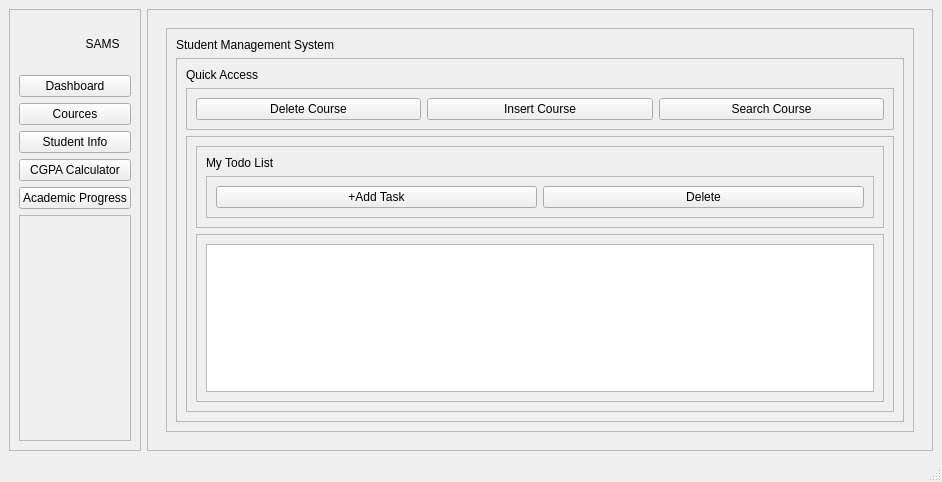
<?xml version="1.0" encoding="UTF-8"?>
<ui version="4.0">
 <class>MainWindow</class>
 <widget class="QMainWindow" name="MainWindow">
  <property name="geometry">
   <rect>
    <x>0</x>
    <y>0</y>
    <width>942</width>
    <height>482</height>
   </rect>
  </property>
  <property name="maximumSize">
   <size>
    <width>16777215</width>
    <height>482</height>
   </size>
  </property>
  <property name="windowTitle">
   <string>MainWindow</string>
  </property>
  <widget class="QWidget" name="centralwidget">
   <layout class="QHBoxLayout" name="horizontalLayout">
    <item>
     <widget class="QFrame" name="sidebar">
      <property name="maximumSize">
       <size>
        <width>230</width>
        <height>16777215</height>
       </size>
      </property>
      <property name="frameShape">
       <enum>QFrame::Shape::StyledPanel</enum>
      </property>
      <property name="frameShadow">
       <enum>QFrame::Shadow::Raised</enum>
      </property>
      <layout class="QVBoxLayout" name="verticalLayout">
       <item>
        <widget class="QLabel" name="label">
         <property name="maximumSize">
          <size>
           <width>16777215</width>
           <height>50</height>
          </size>
         </property>
         <property name="text">
          <string>                    SAMS</string>
         </property>
        </widget>
       </item>
       <item>
        <widget class="QPushButton" name="btnDashboard">
         <property name="text">
          <string>Dashboard</string>
         </property>
        </widget>
       </item>
       <item>
        <widget class="QPushButton" name="btnCources">
         <property name="font">
          <font>
           <bold>false</bold>
          </font>
         </property>
         <property name="text">
          <string>Cources</string>
         </property>
        </widget>
       </item>
       <item>
        <widget class="QPushButton" name="btnStudenInfo">
         <property name="text">
          <string>Student Info</string>
         </property>
        </widget>
       </item>
       <item>
        <widget class="QPushButton" name="btnCalculator">
         <property name="text">
          <string>CGPA Calculator</string>
         </property>
        </widget>
       </item>
       <item>
        <widget class="QPushButton" name="btnAcademicProgress">
         <property name="text">
          <string>Academic Progress</string>
         </property>
        </widget>
       </item>
       <item>
        <widget class="QFrame" name="frame_3">
         <property name="frameShape">
          <enum>QFrame::Shape::StyledPanel</enum>
         </property>
         <property name="frameShadow">
          <enum>QFrame::Shadow::Raised</enum>
         </property>
        </widget>
       </item>
      </layout>
     </widget>
    </item>
    <item>
     <widget class="QFrame" name="contentPanel">
      <property name="frameShape">
       <enum>QFrame::Shape::StyledPanel</enum>
      </property>
      <property name="frameShadow">
       <enum>QFrame::Shadow::Raised</enum>
      </property>
      <layout class="QVBoxLayout" name="verticalLayout_2">
       <item>
        <widget class="QStackedWidget" name="stackedWidgetAcademicProgress">
         <widget class="QWidget" name="dashboard">
          <layout class="QHBoxLayout" name="horizontalLayout_2">
           <item>
            <widget class="QFrame" name="frame">
             <property name="frameShape">
              <enum>QFrame::Shape::StyledPanel</enum>
             </property>
             <property name="frameShadow">
              <enum>QFrame::Shadow::Raised</enum>
             </property>
             <layout class="QVBoxLayout" name="verticalLayout_3">
              <item>
               <widget class="QLabel" name="label_2">
                <property name="maximumSize">
                 <size>
                  <width>16777215</width>
                  <height>50</height>
                 </size>
                </property>
                <property name="text">
                 <string>Student Management System</string>
                </property>
               </widget>
              </item>
              <item>
               <widget class="QFrame" name="frame_2">
                <property name="frameShape">
                 <enum>QFrame::Shape::StyledPanel</enum>
                </property>
                <property name="frameShadow">
                 <enum>QFrame::Shadow::Raised</enum>
                </property>
                <layout class="QVBoxLayout" name="verticalLayout_4">
                 <item>
                  <widget class="QLabel" name="label_3">
                   <property name="maximumSize">
                    <size>
                     <width>16777215</width>
                     <height>50</height>
                    </size>
                   </property>
                   <property name="text">
                    <string>Quick Access</string>
                   </property>
                  </widget>
                 </item>
                 <item>
                  <widget class="QFrame" name="frame_4">
                   <property name="maximumSize">
                    <size>
                     <width>16777215</width>
                     <height>50</height>
                    </size>
                   </property>
                   <property name="frameShape">
                    <enum>QFrame::Shape::StyledPanel</enum>
                   </property>
                   <property name="frameShadow">
                    <enum>QFrame::Shadow::Raised</enum>
                   </property>
                   <layout class="QHBoxLayout" name="horizontalLayout_3">
                    <item>
                     <widget class="QPushButton" name="btnDeleteCourse">
                      <property name="text">
                       <string>Delete Course</string>
                      </property>
                     </widget>
                    </item>
                    <item>
                     <widget class="QPushButton" name="btnInsert">
                      <property name="text">
                       <string>Insert Course</string>
                      </property>
                     </widget>
                    </item>
                    <item>
                     <widget class="QPushButton" name="btnSearchCourse">
                      <property name="text">
                       <string>Search Course</string>
                      </property>
                     </widget>
                    </item>
                   </layout>
                  </widget>
                 </item>
                 <item>
                  <widget class="QFrame" name="framTodoList">
                   <property name="frameShape">
                    <enum>QFrame::Shape::StyledPanel</enum>
                   </property>
                   <property name="frameShadow">
                    <enum>QFrame::Shadow::Raised</enum>
                   </property>
                   <layout class="QVBoxLayout" name="verticalLayout_5">
                    <item>
                     <widget class="QFrame" name="frameTodo">
                      <property name="maximumSize">
                       <size>
                        <width>16777215</width>
                        <height>100</height>
                       </size>
                      </property>
                      <property name="frameShape">
                       <enum>QFrame::Shape::StyledPanel</enum>
                      </property>
                      <property name="frameShadow">
                       <enum>QFrame::Shadow::Raised</enum>
                      </property>
                      <layout class="QVBoxLayout" name="verticalLayout_6">
                       <item>
                        <widget class="QLabel" name="labelTodo">
                         <property name="text">
                          <string>My Todo List</string>
                         </property>
                        </widget>
                       </item>
                       <item>
                        <widget class="QFrame" name="frame_5">
                         <property name="frameShape">
                          <enum>QFrame::Shape::StyledPanel</enum>
                         </property>
                         <property name="frameShadow">
                          <enum>QFrame::Shadow::Raised</enum>
                         </property>
                         <layout class="QHBoxLayout" name="horizontalLayout_4">
                          <item>
                           <widget class="QPushButton" name="btnAddTask">
                            <property name="text">
                             <string>+Add Task</string>
                            </property>
                           </widget>
                          </item>
                          <item>
                           <widget class="QPushButton" name="btnDeleteTask">
                            <property name="text">
                             <string>Delete</string>
                            </property>
                           </widget>
                          </item>
                         </layout>
                        </widget>
                       </item>
                      </layout>
                     </widget>
                    </item>
                    <item>
                     <widget class="QFrame" name="frame_6">
                      <property name="frameShape">
                       <enum>QFrame::Shape::StyledPanel</enum>
                      </property>
                      <property name="frameShadow">
                       <enum>QFrame::Shadow::Raised</enum>
                      </property>
                      <layout class="QHBoxLayout" name="horizontalLayout_5">
                       <item>
                        <widget class="QTextEdit" name="textEditTodo"/>
                       </item>
                      </layout>
                     </widget>
                    </item>
                   </layout>
                  </widget>
                 </item>
                </layout>
               </widget>
              </item>
             </layout>
            </widget>
           </item>
          </layout>
         </widget>
         <widget class="QWidget" name="page_7">
          <layout class="QVBoxLayout" name="verticalLayout_8">
           <item>
            <widget class="QFrame" name="frame_StudentInfo">
             <property name="maximumSize">
              <size>
               <width>16777215</width>
               <height>50</height>
              </size>
             </property>
             <property name="frameShape">
              <enum>QFrame::Shape::StyledPanel</enum>
             </property>
             <property name="frameShadow">
              <enum>QFrame::Shadow::Raised</enum>
             </property>
             <layout class="QVBoxLayout" name="verticalLayout_9">
              <item>
               <widget class="QLabel" name="label_StudentInfo">
                <property name="text">
                 <string>Student Information</string>
                </property>
               </widget>
              </item>
             </layout>
            </widget>
           </item>
           <item>
            <widget class="QFrame" name="frame_7">
             <property name="frameShape">
              <enum>QFrame::Shape::StyledPanel</enum>
             </property>
             <property name="frameShadow">
              <enum>QFrame::Shadow::Raised</enum>
             </property>
             <layout class="QFormLayout" name="formLayout">
              <item row="0" column="0">
               <widget class="QLabel" name="label_Name">
                <property name="maximumSize">
                 <size>
                  <width>100</width>
                  <height>50</height>
                 </size>
                </property>
                <property name="text">
                 <string>Name</string>
                </property>
               </widget>
              </item>
              <item row="0" column="1">
               <widget class="QPlainTextEdit" name="plainTextEditName">
                <property name="maximumSize">
                 <size>
                  <width>300</width>
                  <height>50</height>
                 </size>
                </property>
               </widget>
              </item>
              <item row="1" column="0">
               <widget class="QLabel" name="label_Id">
                <property name="maximumSize">
                 <size>
                  <width>100</width>
                  <height>50</height>
                 </size>
                </property>
                <property name="text">
                 <string>Id/Roll</string>
                </property>
               </widget>
              </item>
              <item row="1" column="1">
               <widget class="QPlainTextEdit" name="plainTextEdit_2Roll">
                <property name="maximumSize">
                 <size>
                  <width>300</width>
                  <height>50</height>
                 </size>
                </property>
               </widget>
              </item>
              <item row="2" column="0">
               <widget class="QLabel" name="label_email">
                <property name="maximumSize">
                 <size>
                  <width>100</width>
                  <height>50</height>
                 </size>
                </property>
                <property name="text">
                 <string>Email</string>
                </property>
               </widget>
              </item>
              <item row="2" column="1">
               <widget class="QPlainTextEdit" name="plainTextEdit_3Mail">
                <property name="maximumSize">
                 <size>
                  <width>300</width>
                  <height>50</height>
                 </size>
                </property>
               </widget>
              </item>
              <item row="3" column="0">
               <widget class="QLabel" name="label_institute">
                <property name="maximumSize">
                 <size>
                  <width>100</width>
                  <height>50</height>
                 </size>
                </property>
                <property name="text">
                 <string>Institute</string>
                </property>
               </widget>
              </item>
              <item row="3" column="1">
               <widget class="QPlainTextEdit" name="plainTextEdit_4Institute">
                <property name="maximumSize">
                 <size>
                  <width>300</width>
                  <height>50</height>
                 </size>
                </property>
               </widget>
              </item>
              <item row="4" column="0">
               <widget class="QLabel" name="label_country">
                <property name="maximumSize">
                 <size>
                  <width>100</width>
                  <height>50</height>
                 </size>
                </property>
                <property name="text">
                 <string>Country</string>
                </property>
               </widget>
              </item>
              <item row="4" column="1">
               <widget class="QPlainTextEdit" name="plainTextEdit">
                <property name="maximumSize">
                 <size>
                  <width>300</width>
                  <height>50</height>
                 </size>
                </property>
               </widget>
              </item>
             </layout>
            </widget>
           </item>
          </layout>
         </widget>
         <widget class="QWidget" name="page">
          <layout class="QVBoxLayout" name="verticalLayout_7">
           <item>
            <widget class="QLabel" name="label_4">
             <property name="text">
              <string>CGPA Calculator</string>
             </property>
            </widget>
           </item>
           <item>
            <widget class="QLabel" name="label_5">
             <property name="text">
              <string>Enter your course marks and credits to calculate CGPA</string>
             </property>
            </widget>
           </item>
           <item>
            <spacer name="horizontalSpacer_2">
             <property name="orientation">
              <enum>Qt::Orientation::Horizontal</enum>
             </property>
             <property name="sizeHint" stdset="0">
              <size>
               <width>40</width>
               <height>20</height>
              </size>
             </property>
            </spacer>
           </item>
           <item>
            <widget class="QLabel" name="labelCourse1">
             <property name="maximumSize">
              <size>
               <width>200</width>
               <height>16777215</height>
              </size>
             </property>
             <property name="text">
              <string>Course 1 Marks</string>
             </property>
            </widget>
           </item>
           <item>
            <widget class="QLineEdit" name="lineEditCourse1">
             <property name="maximumSize">
              <size>
               <width>200</width>
               <height>16777215</height>
              </size>
             </property>
            </widget>
           </item>
           <item>
            <widget class="QLabel" name="label_Course2">
             <property name="maximumSize">
              <size>
               <width>200</width>
               <height>16777215</height>
              </size>
             </property>
             <property name="text">
              <string>Course 2 Marks</string>
             </property>
            </widget>
           </item>
           <item>
            <widget class="QLineEdit" name="lineEdit_Course2">
             <property name="maximumSize">
              <size>
               <width>200</width>
               <height>16777215</height>
              </size>
             </property>
            </widget>
           </item>
           <item>
            <widget class="QLabel" name="label_course3">
             <property name="maximumSize">
              <size>
               <width>200</width>
               <height>16777215</height>
              </size>
             </property>
             <property name="text">
              <string>Course 3 Marks</string>
             </property>
            </widget>
           </item>
           <item>
            <widget class="QLineEdit" name="lineEditCourse3">
             <property name="maximumSize">
              <size>
               <width>200</width>
               <height>16777215</height>
              </size>
             </property>
            </widget>
           </item>
           <item>
            <widget class="QPushButton" name="btnAddCourse">
             <property name="maximumSize">
              <size>
               <width>200</width>
               <height>16777215</height>
              </size>
             </property>
             <property name="text">
              <string>Add Course</string>
             </property>
            </widget>
           </item>
           <item>
            <widget class="QPushButton" name="btnClear">
             <property name="maximumSize">
              <size>
               <width>200</width>
               <height>16777215</height>
              </size>
             </property>
             <property name="text">
              <string>Clear</string>
             </property>
            </widget>
           </item>
           <item>
            <widget class="QPushButton" name="btnCalculate">
             <property name="text">
              <string>Calculate</string>
             </property>
            </widget>
           </item>
           <item>
            <spacer name="horizontalSpacer">
             <property name="orientation">
              <enum>Qt::Orientation::Horizontal</enum>
             </property>
             <property name="sizeHint" stdset="0">
              <size>
               <width>40</width>
               <height>20</height>
              </size>
             </property>
            </spacer>
           </item>
           <item>
            <spacer name="verticalSpacer">
             <property name="orientation">
              <enum>Qt::Orientation::Vertical</enum>
             </property>
             <property name="sizeHint" stdset="0">
              <size>
               <width>20</width>
               <height>40</height>
              </size>
             </property>
            </spacer>
           </item>
          </layout>
         </widget>
         <widget class="QWidget" name="page_8">
          <layout class="QVBoxLayout" name="verticalLayout_10">
           <item>
            <widget class="QFrame" name="frame_8">
             <property name="frameShape">
              <enum>QFrame::Shape::StyledPanel</enum>
             </property>
             <property name="frameShadow">
              <enum>QFrame::Shadow::Raised</enum>
             </property>
             <layout class="QVBoxLayout" name="verticalLayout_11">
              <item>
               <widget class="QLabel" name="label_6">
                <property name="maximumSize">
                 <size>
                  <width>16777215</width>
                  <height>50</height>
                 </size>
                </property>
                <property name="text">
                 <string>Academic Progress</string>
                </property>
               </widget>
              </item>
              <item>
               <widget class="QFrame" name="frame_Progress">
                <property name="frameShape">
                 <enum>QFrame::Shape::StyledPanel</enum>
                </property>
                <property name="frameShadow">
                 <enum>QFrame::Shadow::Raised</enum>
                </property>
                <layout class="QVBoxLayout" name="verticalLayout_12">
                 <item>
                  <widget class="QLabel" name="label_7">
                   <property name="maximumSize">
                    <size>
                     <width>16777215</width>
                     <height>50</height>
                    </size>
                   </property>
                   <property name="text">
                    <string>Track Your Academic Performance</string>
                   </property>
                  </widget>
                 </item>
                 <item>
                  <widget class="QFrame" name="frame_Cgpa">
                   <property name="maximumSize">
                    <size>
                     <width>16777215</width>
                     <height>50</height>
                    </size>
                   </property>
                   <property name="frameShape">
                    <enum>QFrame::Shape::StyledPanel</enum>
                   </property>
                   <property name="frameShadow">
                    <enum>QFrame::Shadow::Raised</enum>
                   </property>
                   <layout class="QVBoxLayout" name="verticalLayout_13">
                    <item>
                     <widget class="QLabel" name="label_CurrenCgpa">
                      <property name="text">
                       <string>Current CGPA</string>
                      </property>
                     </widget>
                    </item>
                   </layout>
                  </widget>
                 </item>
                 <item>
                  <widget class="QFrame" name="frame_CompletedCredit">
                   <property name="maximumSize">
                    <size>
                     <width>16777215</width>
                     <height>50</height>
                    </size>
                   </property>
                   <property name="frameShape">
                    <enum>QFrame::Shape::StyledPanel</enum>
                   </property>
                   <property name="frameShadow">
                    <enum>QFrame::Shadow::Raised</enum>
                   </property>
                   <layout class="QHBoxLayout" name="horizontalLayout_6">
                    <item>
                     <widget class="QLabel" name="label_CompletedCredit">
                      <property name="text">
                       <string>Completed Credit</string>
                      </property>
                     </widget>
                    </item>
                   </layout>
                  </widget>
                 </item>
                </layout>
               </widget>
              </item>
             </layout>
            </widget>
           </item>
          </layout>
         </widget>
         <widget class="QWidget" name="page_2"/>
        </widget>
       </item>
      </layout>
     </widget>
    </item>
   </layout>
  </widget>
  <widget class="QStatusBar" name="statusbar"/>
 </widget>
 <resources/>
 <connections/>
</ui>
